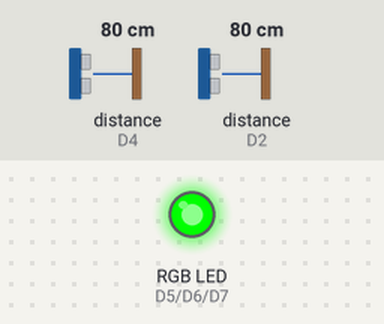
The sketch below on a simulated ESP8266 (NodeMCU). Shown: an RGB LED mixed from three pins (HIGH = lit). Wiring (inferred from the names in the program): 2 × ultrasonic range finder: trigger D3, echo D4 / trigger D1, echo D2. The inputs (shaded band) are chosen by the test bench; at power-on: distance to the obstacle (sensors on D4, D2) 80 cm. The echo pulse lasts 58.3 µs per cm; WiFi joins after 1.5 s; servers stay silent unless stated; uploads are accepted with an empty reply; pins used as bus, display or sensor lines are not drawn; what the sketch prints to the serial monitor is not drawn.

Above: at 2.7 s.
2.8 s: distance to the obstacle (sensor on D4) set to 22 cm
13.0 s: distance to the obstacle (sensor on D4) set to 19 cm
At 22.4 s:
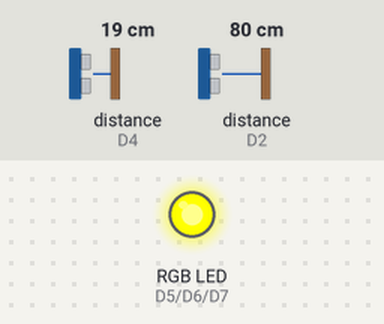
23.4 s: distance to the obstacle (sensor on D2) set to 35 cm
33.6 s: distance to the obstacle (sensor on D2) set to 29 cm
At 43.0 s:
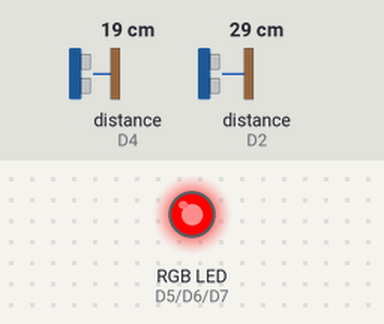
43.8 s: distance to the obstacle (sensor on D2) set to 60 cm
At 53.4 s:
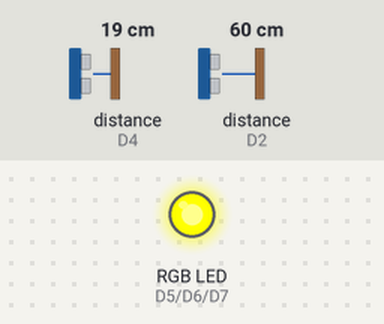
54.0 s: distance to the obstacle (sensor on D2) set to 2 cm
At 63.7 s:
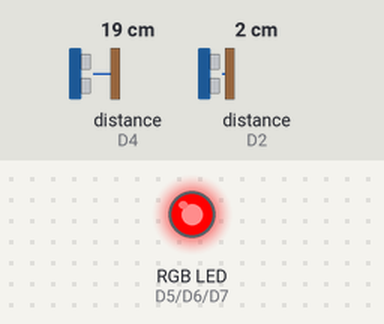
Timing chart, 0 to 65.2 s (numbered marks = the images above; inputs shaded):
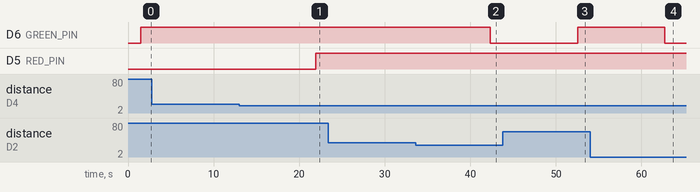

The sketch:

ESP8266_BinSense.ino
```cpp
// BinSense IoT Device Code for ESP8266
// Hardware: NodeMCU ESP8266 + 2x Ultrasonic Sensors (HC-SR04) + RGB LED

#include <ESP8266WiFi.h>
#include <ESP8266HTTPClient.h>
#include <WiFiClient.h>

// BinSense Configuration
const char* ssid = "YOUR_WIFI_SSID";
const char* password = "YOUR_WIFI_PASSWORD";
const char* serverUrl = "https://nzcqvwxnrcljpokgzqvp.supabase.co/functions/v1/device-update";
const char* dustbinCode = "BIN-001";  // Your unique dustbin code from BinSense
const char* apiKey = "YOUR_API_KEY";  // Your API key from BinSense (copy from dashboard)

// Ultrasonic Sensor 1 pins
#define TRIG_PIN_1 D1
#define ECHO_PIN_1 D2

// Ultrasonic Sensor 2 pins
#define TRIG_PIN_2 D3
#define ECHO_PIN_2 D4

// RGB LED pins
#define RED_PIN D5
#define GREEN_PIN D6
#define BLUE_PIN D7

// Dustbin height in cm (adjust based on your bin)
#define BIN_HEIGHT 100

void setup() {
  Serial.begin(115200);

  // Initialize sensor pins
  pinMode(TRIG_PIN_1, OUTPUT);
  pinMode(ECHO_PIN_1, INPUT);
  pinMode(TRIG_PIN_2, OUTPUT);
  pinMode(ECHO_PIN_2, INPUT);

  // Initialize LED pins
  pinMode(RED_PIN, OUTPUT);
  pinMode(GREEN_PIN, OUTPUT);
  pinMode(BLUE_PIN, OUTPUT);

  // Connect to WiFi
  WiFi.begin(ssid, password);
  Serial.print("Connecting to WiFi");
  while (WiFi.status() != WL_CONNECTED) {
    delay(500);
    Serial.print(".");
  }
  Serial.println("\nConnected to WiFi");
}

void loop() {
  // Read both sensors
  float distance1 = readUltrasonicSensor(TRIG_PIN_1, ECHO_PIN_1);
  float distance2 = readUltrasonicSensor(TRIG_PIN_2, ECHO_PIN_2);

  // Calculate fill percentage (average)
  float avgDistance = (distance1 + distance2) / 2.0;
  float fillPercentage = ((BIN_HEIGHT - avgDistance) / BIN_HEIGHT) * 100.0;
  fillPercentage = constrain(fillPercentage, 0, 100);

  Serial.print("Sensor 1: "); Serial.print(distance1); Serial.print(" cm | ");
  Serial.print("Sensor 2: "); Serial.print(distance2); Serial.print(" cm | ");
  Serial.print("Fill: "); Serial.print(fillPercentage); Serial.println("%");

  // Update LED color based on fill level
  updateLED(fillPercentage);

  // Send data to server
  sendDataToServer(fillPercentage, distance1, distance2);

  delay(10000); // Update every 10 seconds
}

float readUltrasonicSensor(int trigPin, int echoPin) {
  digitalWrite(trigPin, LOW);
  delayMicroseconds(2);
  digitalWrite(trigPin, HIGH);
  delayMicroseconds(10);
  digitalWrite(trigPin, LOW);

  long duration = pulseIn(echoPin, HIGH);
  float distance = duration * 0.034 / 2; // Convert to cm

  return distance;
}

void updateLED(float fillPercentage) {
  if (fillPercentage < 50) {
    // Green - Low fill
    analogWrite(RED_PIN, 0);
    analogWrite(GREEN_PIN, 255);
    analogWrite(BLUE_PIN, 0);
  } else if (fillPercentage < 75) {
    // Yellow - Medium fill
    analogWrite(RED_PIN, 255);
    analogWrite(GREEN_PIN, 255);
    analogWrite(BLUE_PIN, 0);
  } else {
    // Red - High fill
    analogWrite(RED_PIN, 255);
    analogWrite(GREEN_PIN, 0);
    analogWrite(BLUE_PIN, 0);
  }
}

void sendDataToServer(float fillPercentage, float sensor1, float sensor2) {
  if (WiFi.status() == WL_CONNECTED) {
    WiFiClient client;
    HTTPClient http;

    http.begin(client, serverUrl);
    http.addHeader("Content-Type", "application/json");

    // Prepare JSON payload with authentication
    String jsonData = "{\"dustbin_code\":\"" + String(dustbinCode) +
                     "\",\"api_key\":\"" + String(apiKey) +
                     "\",\"sensor1_value\":" + String(sensor1) +
                     ",\"sensor2_value\":" + String(sensor2) + "}";

    int httpCode = http.POST(jsonData);

    if (httpCode > 0) {
      String response = http.getString();
      Serial.println("Server response: " + response);
    } else {
      Serial.println("Error sending data");
    }

    http.end();
  }
}
```

Measured:
- the behaviour switches between 21 and 20 cm on distance to the obstacle (sensor on D4) (found by bisection; images 0 and 1)
- the behaviour switches between 32 and 31 cm on distance to the obstacle (sensor on D2) (found by bisection; images 1 and 2)
- after the input at 2.8 s, every drawn part: stays the same
- after the input at 13.0 s, D5 (RED_PIN): LOW → HIGH after 8.9 s
- after the input at 23.4 s, every drawn part: stays the same
- after the input at 33.6 s, D6 (GREEN_PIN): HIGH → LOW after 8.7 s
- after the input at 43.8 s, D6 (GREEN_PIN): LOW → HIGH after 8.7 s
- after the input at 54.0 s, D6 (GREEN_PIN): HIGH → LOW after 8.7 s
